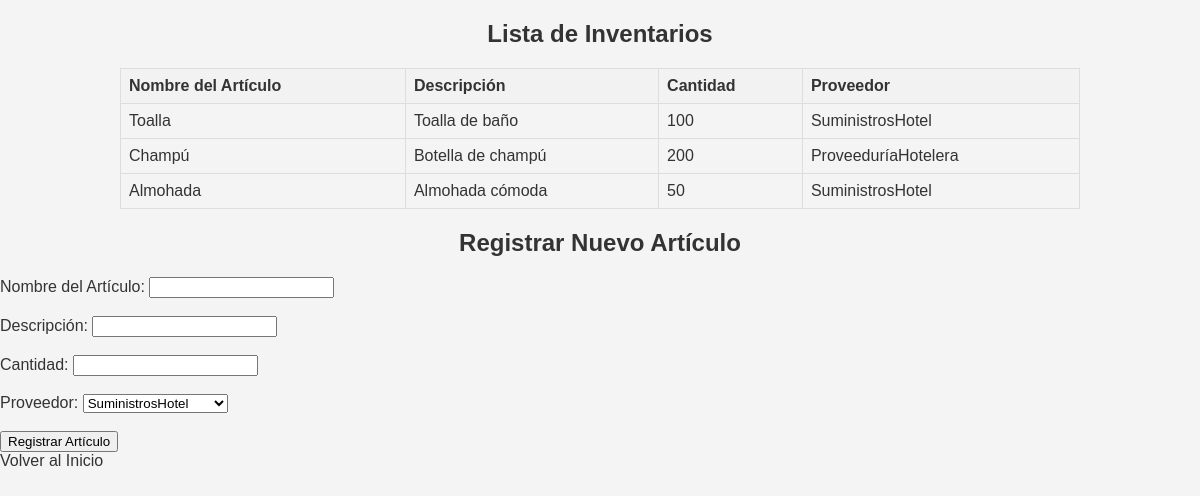
The page /inventarios.php on the database its author committed.
### tables this page shows
CREATE TABLE inventario (
    inventario_id INT AUTO_INCREMENT PRIMARY KEY,
    nombre_articulo VARCHAR(50) NOT NULL,
    descripcion TEXT,
    cantidad INT NOT NULL,
    proveedor_id INT,
    FOREIGN KEY (proveedor_id) REFERENCES proveedor(proveedor_id)
);

CREATE TABLE proveedor (
    proveedor_id INT AUTO_INCREMENT PRIMARY KEY,
    nombre_empresa VARCHAR(100) NOT NULL,
    nombre_contacto VARCHAR(50),
    telefono_contacto VARCHAR(20),
    direccion VARCHAR(255)
);

### inventarios.php (the view, shortened to what this page needs)
<!DOCTYPE html>
<html lang="es">
<head>
    <link rel="stylesheet" href="style.css">
</head>
<body>
    <h2>Lista de Inventarios</h2>
    <table>
        <tr>
            <th>Nombre del Artículo</th>
            <th>Descripción</th>
            <th>Cantidad</th>
            <th>Proveedor</th>
        </tr>
        <?php
        $servername = "localhost";
        $username = "root";
        $password = "";
        $dbname = "gestion_hotel";
        $conn = new mysqli($servername, $username, $password, $dbname);
        $sql = "SELECT i.nombre_articulo, i.descripcion, i.cantidad, p.nombre_empresa
                FROM inventario i
                LEFT JOIN proveedor p ON i.proveedor_id = p.proveedor_id";
        $result = $conn->query($sql);
        if ($result->num_rows > 0) {
            while($row = $result->fetch_assoc()) {
                echo "<tr><td>" . $row["nombre_articulo"]. "</td><td>" . $row["descripcion"]. "</td><td>" . $row["cantidad"]. "</td><td>" . $row["nombre_empresa"]. "</td></tr>";
            }
        } else {
            echo "<tr><td colspan='4'>No hay inventarios</td></tr>";
        }
        ?>
    </table>
    <h2>Registrar Nuevo Artículo</h2>
    <form action="registrar_inventario.php" method="POST">
        <label for="nombre_articulo">Nombre del Artículo:</label>
        <input type="text" id="nombre_articulo" name="nombre_articulo" required><br><br>
        <label for="descripcion">Descripción:</label>
        <input type="text" id="descripcion" name="descripcion"><br><br>
        <label for="cantidad">Cantidad:</label>
        <input type="number" id="cantidad" name="cantidad" required><br><br>
        <label for="proveedor_id">Proveedor:</label>
        <select id="proveedor_id" name="proveedor_id">
            <?php
            $conn = new mysqli($servername, $username, $password, $dbname);
            $sql = "SELECT proveedor_id, nombre_empresa FROM proveedor";
            $result = $conn->query($sql);
            if ($result->num_rows > 0) {
                while($row = $result->fetch_assoc()) {
                    echo "<option value='" . $row["proveedor_id"] . "'>" . $row["nombre_empresa"] . "</option>";
                }
            }
            ?>
        </select><br><br>
        <input type="submit" value="Registrar Artículo">
    </form>
    <a href="index.php">Volver al Inicio</a>
</body>
</html>

### style.css (style rules this page uses)
body { font-family: Arial, sans-serif; background-color: #f4f4f4; color: #333; margin: 0; padding: 0; }
h1, h2 { text-align: center; }
a { text-decoration: none; color: #333; }
table { margin: 20px auto; border-collapse: collapse; width: 80%; }
table, th, td { border: 1px solid #ddd; }
th, td { padding: 8px; text-align: left; }
th { background-color: #f2f2f2; }

### rows shown on the page
inventario: nombre_articulo "Toalla", descripcion "Toalla de baño", cantidad "100", proveedor.nombre_empresa "SuministrosHotel"
inventario: nombre_articulo "Champú", descripcion "Botella de champú", cantidad "200", proveedor.nombre_empresa "ProveeduríaHotelera"
inventario: nombre_articulo "Almohada", descripcion "Almohada cómoda", cantidad "50", proveedor.nombre_empresa "SuministrosHotel"

### other values the page prints
form field proveedor_id "SuministrosHotel"
